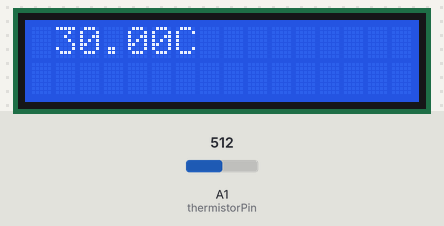
This sketch was run on a simulated Arduino Uno, built with avr-gcc and run on an emulated ATmega328P. Parts: 16×2 character LCD. The inputs (shaded band) are chosen by the test bench; at power-on: A1 (thermistorPin) = 512. What the sketch prints to the serial monitor is not drawn.

Above: at 1.2 s.
1.3 s: A1 (thermistorPin) set to 321
At 3.0 s:
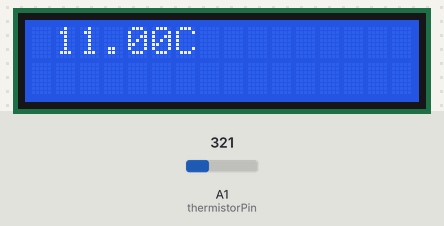
3.5 s: A1 (thermistorPin) set to 295
At 4.7 s:
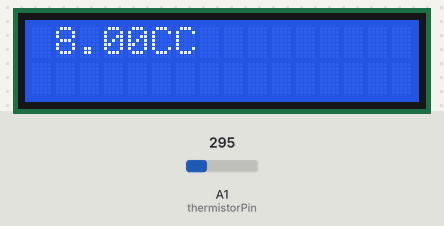
5.5 s: A1 (thermistorPin) set to 306
Timing chart, 0 to 8.5 s (numbered marks = the images above; inputs shaded):
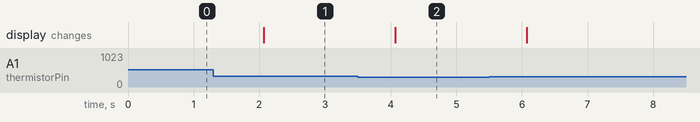

The sketch:

tempANDlcd.ino
```cpp
#include <LiquidCrystal.h>
#define DIODE_DROP 0.7
LiquidCrystal lcd(13,12,11,10,9,8);
const int thermistorPin = A1;

void setup() {
  Serial.begin(9600);
  lcd.begin(16,2);

}

void loop() {

  float sensorValue = analogRead(thermistorPin);
  float temperatureC = map(sensorValue, 0, 1023, 0, 100);
  Serial.print("Temperature: ");
  Serial.print(temperatureC-20);
  Serial.println(" C");
  lcd.setCursor(1,0);
  lcd.print(temperatureC-20, 2);
  lcd. print ("C");
  delay(1000);

}
```

Measured:
- the behaviour switches between 307 and 306 on A1 (thermistorPin) (found by bisection; images 1 and 2)
- after the input at 1.3 s, the display: changes after 0.77 s (image 1)
- after the input at 3.5 s, the display: changes after 0.57 s (image 2)
